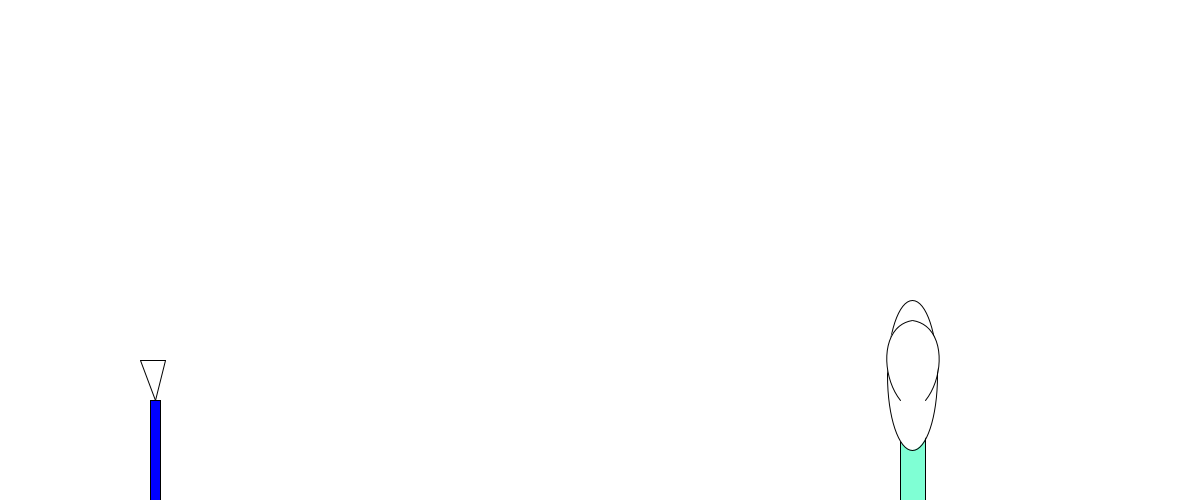
Frame 1 (no input)
Frame 60 (the mouse pressed at the canvas centre just before this capture): identical to frame 1, image omitted
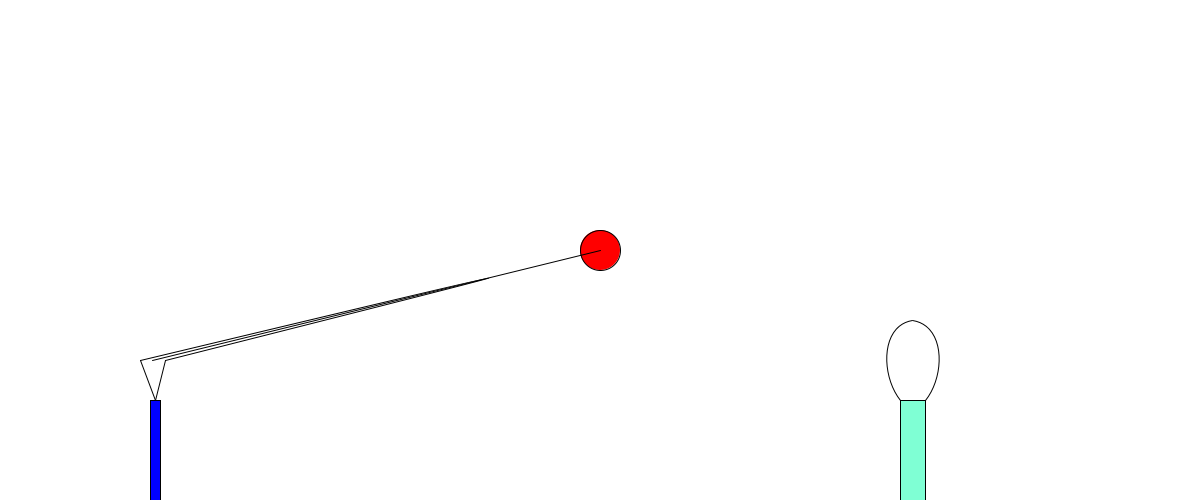
Frame 120 (the mouse held since frame 60 and released just before this capture)

The Processing sketch that drew these frames (run headless with seeded random() and noise(); from frame 60 on, the mouse is pressed at the canvas centre):

// Processing sketch: fisga_net1
// ── fisga_net1.pde
//initialize variables
int leftRodTopX = 140;
int leftRodTopY = 360;
int rightRodTopX = 165;
int rightRodTopY = 360;
int rectLeftX = 150;
int rectMidX = 155;
int rectTopY = 400;
int rectWidth = 10;
int rectHeight = 100;
float slingMid = 152.5;
float ellipseCenterX = pmouseX;
float ellipseCenterY = pmouseY;
float x;
float y;
float r;
float g;
float b;

boolean hasBeenReleased = false;
boolean winner = false;

PVector press;
PVector release; 

float gravity = 0;

void setup(){
size(1200,500);
background(255);
smooth();
//create initial slingshot
rect(rectLeftX,rectTopY,rectWidth,rectHeight);           //base
line(rectMidX,rectTopY,rightRodTopX,rightRodTopY);       //right rod
line(rectMidX,rectTopY,leftRodTopX,leftRodTopY);         //left rod
line(leftRodTopX,leftRodTopY,rightRodTopX,rightRodTopY); //string
rect(800,400,200,100);
}

void draw(){
if(mousePressed){
  background(255);
  bezier(900,400,880,375,880,325,912,320);
  fill(255,0,0);
  ellipse(mouseX, mouseY, 40, 40);
  noFill();
  bezier(rightRodTopX,rightRodTopY,mouseX,mouseY,mouseX,mouseY,leftRodTopX,leftRodTopY);
  fill(0,0,255);
  rect(rectLeftX,rectTopY,rectWidth,rectHeight);
  noFill();
  line(rectMidX,rectTopY,rightRodTopX,rightRodTopY);
  line(rectMidX,rectTopY,leftRodTopX,leftRodTopY);
  line(mouseX,mouseY,slingMid,leftRodTopY);
  stroke(0);
  fill(127,255,212);
  rect(900,400,25,100);
  stroke(0);
  fill(255);
  //ellipse(912,375,50,150); 
  bezier(925,400,945,375,945,325,912,320);
}
 
if(mousePressed==false){
  background(255);
  fill(0,0,255);
  rect(rectLeftX,rectTopY,rectWidth,rectHeight);
  noFill();
  line(rectMidX,rectTopY,rightRodTopX,rightRodTopY);       //right rod
  line(rectMidX,rectTopY,leftRodTopX,leftRodTopY);         //left rod
  line(leftRodTopX,leftRodTopY,rightRodTopX,rightRodTopY); //string
  stroke(0);
  fill(127,255,212);
  rect(900,400,25,100);
  stroke(0);
  fill(255);
  ellipse(912,375,50,150); 
  bezier(900,400,880,375,880,325,912,320);
   bezier(925,400,945,375,945,325,912,320);
 }
 
 if(hasBeenReleased)
 {
   noFill();
   bezier(900,400,880,375,880,325,912,320);
   fill(255,0,0);
   ellipse(release.x, release.y, 40, 40);
   release.add(press);
   release.y+=gravity;
   gravity+=0.6;
   //println(release.y);  
   noFill();
   bezier(925,400,945,375,945,325,912,320);
   
   if(release.y>=330&&release.y<=380&&release.x>=900&&release.x<=1000){
     winner = true;
   }
 }

 if(winner){
   x = random(0,1200);
   y = random(0,500);
   r = random(0,255);
   g = random(0,255);;
   b = random(0,255);
   fill(r,g,b);
   ellipse(x,y,50,50);
   println(winner);
 }
}

void mousePressed()
{
  press = new PVector(mouseX, mouseY);
  winner = false;
}

void mouseReleased(){
  float cSquared = sqrt(((mouseY-leftRodTopY)*(mouseY-leftRodTopY))+((slingMid-mouseX)*(slingMid-mouseX)))/5;
  release = new PVector(mouseX, mouseY);
  press.sub(release);
  press.normalize();
  press.mult(cSquared);
  hasBeenReleased = true;
  gravity = 0;
}
